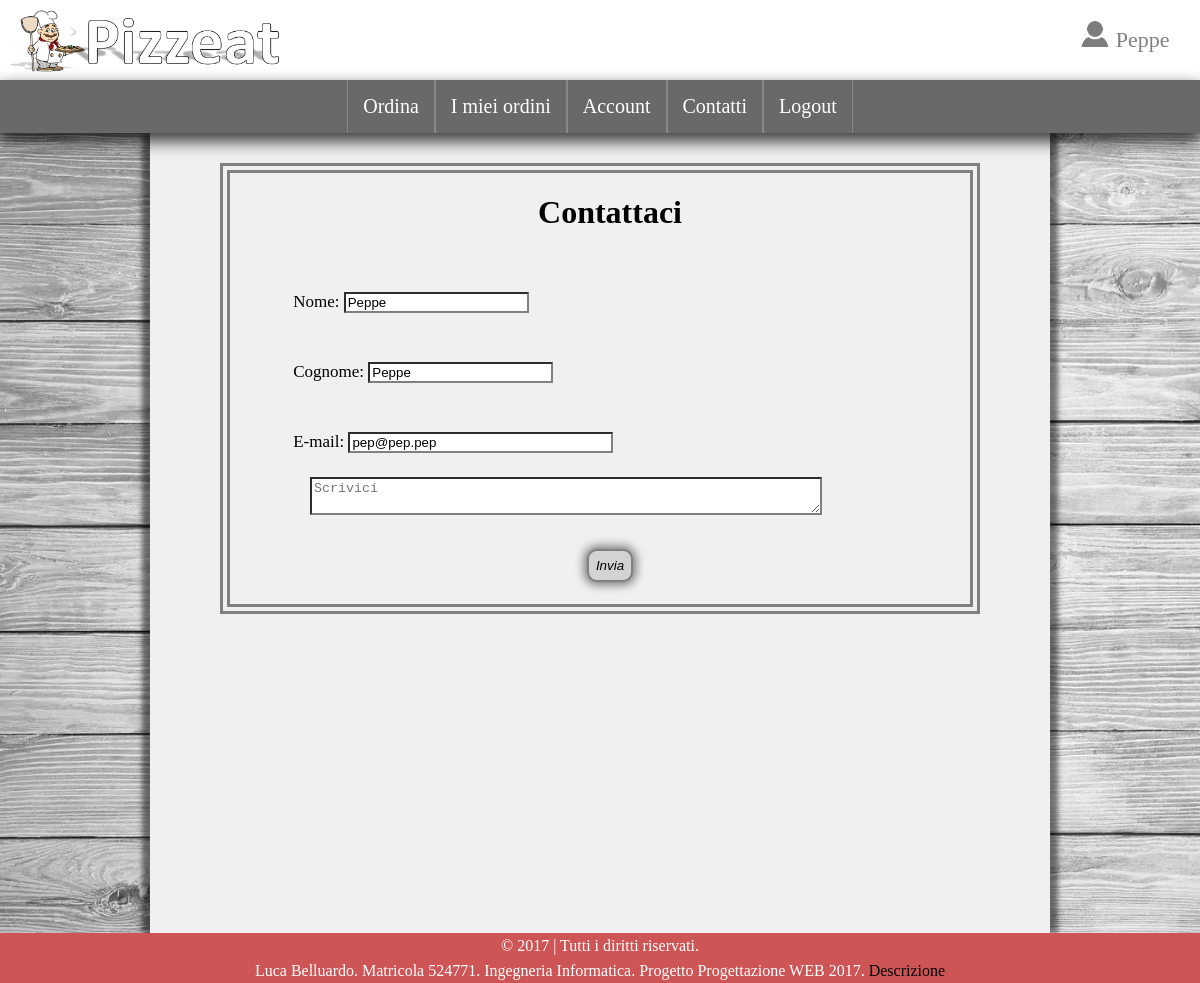
The app's page /index.php?p=contatti (signed in) with its own data.
### tables this page shows
CREATE TABLE `account` (
  `IDAccount` int(10) NOT NULL,
  `Username` varchar(50) NOT NULL,
  `Nome` varchar(50) NOT NULL,
  `Cognome` varchar(50) NOT NULL,
  `Email` varchar(100) NOT NULL,
  `Telefono` varchar(10) NOT NULL,
  `Indirizzo` varchar(100) DEFAULT NULL,
  `Civico` varchar(50) DEFAULT NULL,
  `Password` varchar(32) NOT NULL,
  `Admin` tinyint(1) DEFAULT NULL
);

### php/contatti.php (the view)
<div id="contatti">
<?php
	if(isset($_SESSION['loggato'])){
		$username=$_SESSION['username'];
		$utente=mysqli_query($conn, "SELECT * FROM account WHERE Username='$username'");
		$dati=mysqli_fetch_array($utente, MYSQLI_ASSOC);
	}
?>
	<h1>Contattaci</h1>
	<form id="cont" class="registrati" method="POST">
		<label>
			Nome:
			<input type="text" value="<?php if(isset($_SESSION['loggato'])) echo $dati['Nome']?>" name="nome" pattern="[a-zA-Z\s]+" required>
		</label>
		<label>
			Cognome:
			<input type="text" value="<?php if(isset($_SESSION['loggato'])) echo $dati['Cognome']?>" name="cognome" pattern="[a-zA-Z\s]+" required>
		</label>
		<label>
			E-mail:
			<input  type="email" value="<?php if(isset($_SESSION['loggato']))echo $dati['Email']?>" name="email" size="30" required>
		</label>
		<textarea form="cont" name="note" placeholder="Scrivici" required></textarea>
		<input type="submit" class="tasto" name="invia" value="Invia">
	</form>
</div>

### css/stile.css (style rules this page uses)
html { height: 100%; }
body { margin: 0px; height: 100%; background-image: url('../immagini/background.jpg'); background-attachment: fixed; background-size: cover; }
label { font-size: 17px; display: block; }
input { border: 2px inset grey; background-color: white; }
.registrati { padding: 2% 0% 3%; background: #F0F0F0; overflow: hidden; }
.registrati label { margin-left: 6%; line-height: 70px; }
.tasto { border: 2px solid grey; margin: 30px auto 0px; display: block; padding: 7px; border-radius: 10px; background-color: lightgray; font-style: italic; box-shadow: rgba(5, 5, 0, 0.5) 0px 0px 10px 3px; }
#contatti { width: 80%; margin: 30px auto 0px; padding-left: 20px; overflow: hidden; border: 10px double grey; }
#contatti h1 { text-align: center !important; }
#contatti textarea { width: 70%; margin-left: 60px; background: white; border: 2px inset grey; }

### records on screen
account: nome "Peppe", cognome "Peppe", email "pep@pep.pep"

### other values on screen
$_SESSION['username'] "Peppe"
